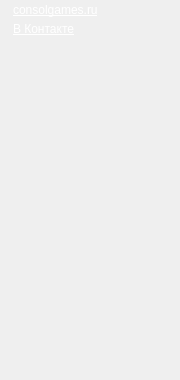
<?xml version="1.0" encoding="UTF-8"?>
<ui version="4.0">
 <class>SideWidget</class>
 <widget class="QWidget" name="SideWidget">
  <property name="geometry">
   <rect>
    <x>0</x>
    <y>0</y>
    <width>180</width>
    <height>380</height>
   </rect>
  </property>
  <property name="sizePolicy">
   <sizepolicy hsizetype="Fixed" vsizetype="Fixed">
    <horstretch>0</horstretch>
    <verstretch>0</verstretch>
   </sizepolicy>
  </property>
  <property name="minimumSize">
   <size>
    <width>180</width>
    <height>380</height>
   </size>
  </property>
  <property name="maximumSize">
   <size>
    <width>180</width>
    <height>380</height>
   </size>
  </property>
  <property name="windowTitle">
   <string/>
  </property>
  <property name="styleSheet">
   <string notr="true"/>
  </property>
  <property name="title" stdset="0">
   <string>Применение патча к бэкап-образу</string>
  </property>
  <layout class="QGridLayout" name="gridLayout">
   <property name="verticalSpacing">
    <number>2</number>
   </property>
   <property name="margin">
    <number>0</number>
   </property>
   <item row="0" column="0">
    <widget class="QLabel" name="label_3">
     <property name="text">
      <string/>
     </property>
     <property name="pixmap">
      <pixmap resource="../../resources/Patcher.qrc">:/earth.png</pixmap>
     </property>
    </widget>
   </item>
   <item row="0" column="1">
    <widget class="QLabel" name="label_2">
     <property name="styleSheet">
      <string notr="true">	text-decoration: none;
	color: white;</string>
     </property>
     <property name="text">
      <string>&lt;html&gt;&lt;head&gt;&lt;style&gt;a{text-decoration:underline;color:white;}&lt;/style&gt;&lt;/head&gt;&lt;body&gt;&lt;a href=&quot;http://consolgames.ru/&quot;&gt;consolgames.ru&lt;/a&gt;&lt;/body&gt;&lt;/html&gt;</string>
     </property>
     <property name="openExternalLinks">
      <bool>true</bool>
     </property>
    </widget>
   </item>
   <item row="0" column="2">
    <spacer name="horizontalSpacer">
     <property name="orientation">
      <enum>Qt::Horizontal</enum>
     </property>
     <property name="sizeHint" stdset="0">
      <size>
       <width>74</width>
       <height>20</height>
      </size>
     </property>
    </spacer>
   </item>
   <item row="1" column="0">
    <widget class="QLabel" name="label_4">
     <property name="text">
      <string/>
     </property>
     <property name="pixmap">
      <pixmap resource="../../resources/Patcher.qrc">:/vk16.gif</pixmap>
     </property>
    </widget>
   </item>
   <item row="1" column="1">
    <widget class="QLabel" name="label">
     <property name="styleSheet">
      <string notr="true"/>
     </property>
     <property name="text">
      <string>&lt;html&gt;&lt;head&gt;&lt;style&gt;a{text-decoration:underline;color:white;}&lt;/style&gt;&lt;/head&gt;&lt;body&gt;&lt;a href=&quot;http://vk.com/club18909038&quot;&gt;В Контакте&lt;/a&gt;&lt;/body&gt;&lt;/html&gt;</string>
     </property>
     <property name="openExternalLinks">
      <bool>true</bool>
     </property>
    </widget>
   </item>
   <item row="2" column="1">
    <spacer name="verticalSpacer">
     <property name="orientation">
      <enum>Qt::Vertical</enum>
     </property>
     <property name="sizeHint" stdset="0">
      <size>
       <width>20</width>
       <height>40</height>
      </size>
     </property>
    </spacer>
   </item>
  </layout>
 </widget>
 <resources>
  <include location="../../resources/Patcher.qrc"/>
 </resources>
 <connections/>
</ui>
